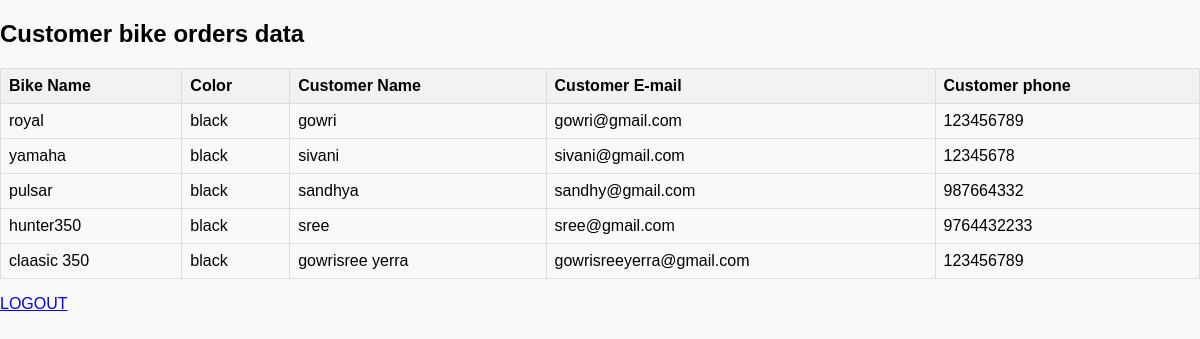
The app's page /show_orders/ with its own data.
### bike/models.py (models this page shows)
class Bikeorders(models.Model):
        Bike_name = models.CharField(max_length=200 )
        color = models.CharField(max_length=200 )
        cus_name = models.CharField(max_length=200 )
        email=models.EmailField(primary_key=True)
        phone=models.CharField(max_length=50, default='SOME STRING')

### bike/views.py (the view)
# urls.py: path('show_orders/',views.show_orders,name='show_orders'),
def show_orders(request):
    data=Bikeorders.objects.all()
    return render(request, 'show_orders.html', {'data':data})

### bike/template/show_orders.html (shortened to what this page needs)
<!DOCTYPE html>
<html lang="en">
<head>
</head>
<body>
    <h2>Customer bike orders data</h2>
    <table>
        <thead>
            <tr>
                <th>Bike Name</th>
                <th>Color</th>
                <th>Customer Name</th>
                <th>Customer E-mail</th>
                <th>Customer phone</th>
            </tr>
        </thead>
        <tbody>
            {% for bike in data %}
                <tr>
                    <td>{{ bike.Bike_name }}</td>
                    <td>{{ bike.color }}</td>
                    <td>{{ bike.cus_name }}</td>
                    <td>{{ bike.email }}</td>
                    <td>{{ bike.phone }}</td>
                </tr>
            {% endfor %}
        </tbody>
    </table>
    <div class="logout">
        <p><a href="http://127.0.0.1:8000/">LOGOUT</a></p>
    </div>
</body>
</html>

### bike/template/show_orders.html (style rules this page uses)
body { font-family: Arial, sans-serif; background-color: #f9f9f9; margin: 0; padding: 0; }
table { width: 100%; border-collapse: collapse; margin-top: 20px; }
th, td { border: 1px solid #ddd; padding: 8px; text-align: left; }
th { background-color: #f2f2f2; }

### records on screen
Bikeorders: Bike_name "royal", color "black", cus_name "gowri", email "gowri@gmail.com", phone "123456789"
Bikeorders: Bike_name "yamaha", color "black", cus_name "sivani", email "sivani@gmail.com", phone "12345678"
Bikeorders: Bike_name "pulsar", color "black", cus_name "sandhya", email "sandhy@gmail.com", phone "987664332"
Bikeorders: Bike_name "hunter350", color "black", cus_name "sree", email "sree@gmail.com", phone "9764432233"
Bikeorders: Bike_name "claasic 350", color "black", cus_name "gowrisree yerra", email "gowrisreeyerra@gmail.com", phone "123456789"
